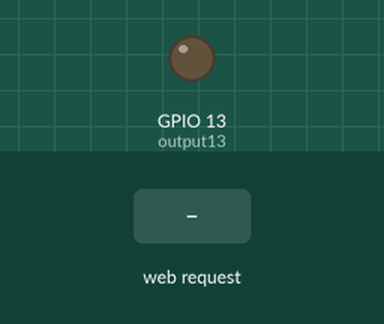
Simulated run of this sketch. Board: ESP8266 (NodeMCU). On the bench: output pins drawn as LEDs (lit = HIGH). The test bench sets the inputs (shaded band). WiFi joins after 1.5 s; servers stay silent unless stated; what the sketch prints to the serial monitor is not drawn.

Above: at 2.7 s.
2.8 s: HTTP request GET /toggle received
At 3.9 s:
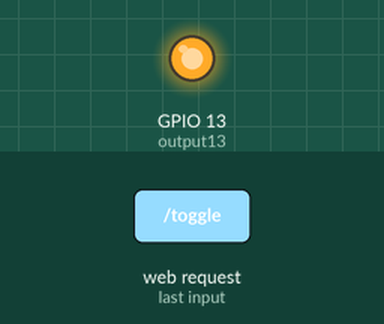
4.3 s: HTTP request GET /ledOff received
At 5.0 s:
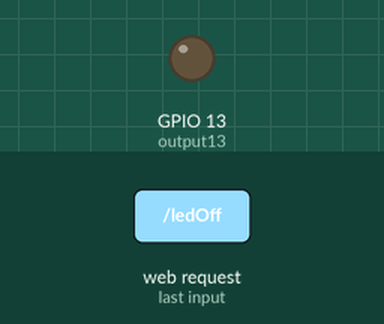
Timing chart, 0 to 7.3 s (numbered marks = the images above; inputs shaded):
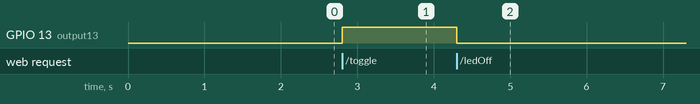

The sketch:

simple_web_server_led.ino
```cpp
#include <ESP8266WiFi.h>
#include <WiFiClient.h>
#include <ESP8266WebServer.h>
#include <ESP8266mDNS.h>


// Replace with your network credentials
const char* ssid     = "";
const char* password = "";

bool lightOn = false;

// Set web server port number to 80
ESP8266WebServer server(80);    // Create a webserver object that listens for HTTP request on port 80

// Variable to store the HTTP request
String header;

// Assign output variables to GPIO pins
const int output13 = 13;

// Current time
unsigned long currentTime = millis();
// Previous time
unsigned long previousTime = 0;
// Define timeout time in milliseconds (example: 2000ms = 2s)
const long timeoutTime = 2000;

void setup() {
  Serial.begin(115200);
  pinMode(output13, OUTPUT);
  digitalWrite(output13, LOW);

  delay(10);
  Serial.println('\n');

  WiFi.mode(WIFI_STA);
  WiFi.begin(ssid, password);
  Serial.println("");

  // Wait for connection
  while (WiFi.status() != WL_CONNECTED) {
    delay(500);
    Serial.print(".");
  }
  Serial.println("");
  Serial.print("Connected to ");
  Serial.println(ssid);
  Serial.print("IP address: ");
  Serial.println(WiFi.localIP());

  if (MDNS.begin("esp8266")) {
    Serial.println("MDNS responder started");
  }

  server.on("/toggle", []() {
    if(lightOn == true) {
      digitalWrite(output13, LOW);
      lightOn=false;
    } else {
     digitalWrite(output13, HIGH);
      lightOn=true;
    }
    server.send(200, "text/plain", "Turning LED on.");
  });

   server.on("/ledOff", [](){
    digitalWrite(output13, LOW);
    server.send(200, "text/plain", "Turning LED off.");
   });

  server.begin();
  Serial.println("HTTP server started");
}


int counter = 0;

void loop(void) {
  server.handleClient();
  MDNS.update();
}
```

test.ino
```cpp

```

Measured:
- after the input at 2.8 s, GPIO 13 (output13): LOW → HIGH at once
- after the input at 4.3 s, GPIO 13 (output13): HIGH → LOW at once
